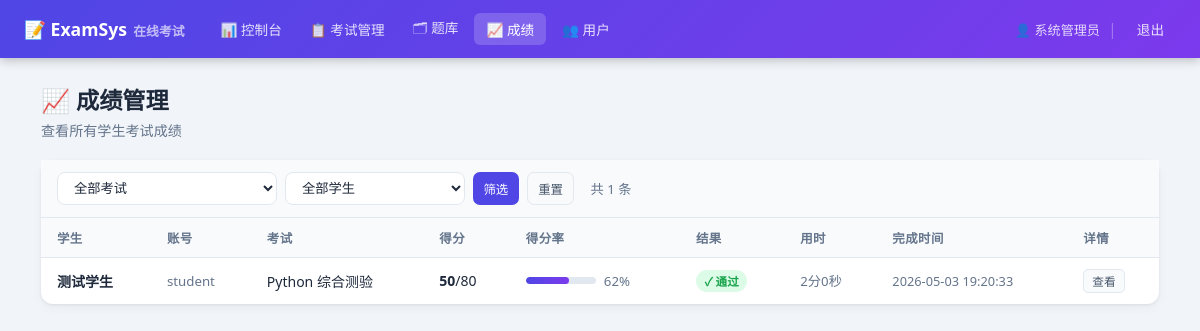
Page /admin/records (signed in) on the committed database.
### tables this page shows
CREATE TABLE exam_records (
        id          INTEGER PRIMARY KEY AUTOINCREMENT,
        exam_id     INTEGER NOT NULL,
        user_id     INTEGER NOT NULL,
        answers     TEXT,
        score       INTEGER DEFAULT 0,
        total       INTEGER DEFAULT 0,
        passed      INTEGER DEFAULT 0,
        started_at  TEXT DEFAULT (datetime('now','localtime')),
        finished_at TEXT,
        time_used   INTEGER DEFAULT 0,
        FOREIGN KEY(exam_id) REFERENCES exams(id),
        FOREIGN KEY(user_id) REFERENCES users(id)
    );

CREATE TABLE users (
        id         INTEGER PRIMARY KEY AUTOINCREMENT,
        username   TEXT UNIQUE NOT NULL,
        password   TEXT NOT NULL,
        role       TEXT NOT NULL DEFAULT 'student',
        name       TEXT,
        created_at TEXT DEFAULT (datetime('now','localtime'))
    );

CREATE TABLE exams (
        id          INTEGER PRIMARY KEY AUTOINCREMENT,
        title       TEXT NOT NULL,
        description TEXT,
        duration    INTEGER DEFAULT 60,
        pass_score  INTEGER DEFAULT 60,
        shuffle     INTEGER DEFAULT 1,
        status      TEXT DEFAULT 'draft',
        created_by  INTEGER,
        created_at  TEXT DEFAULT (datetime('now','localtime')),
        FOREIGN KEY(created_by) REFERENCES users(id)
    );

### app.py (the view)
@app.route('/admin/records')
@admin_required
def admin_records():
    db      = get_db()
    exam_id = request.args.get('exam_id', type=int)
    uid     = request.args.get('user_id', type=int)
    q = ("SELECT er.*,u.name uname,u.username,e.title etitle,e.pass_score "
         "FROM exam_records er JOIN users u ON er.user_id=u.id "
         "JOIN exams e ON er.exam_id=e.id WHERE er.finished_at IS NOT NULL ")
    params = []
    if exam_id: q+="AND er.exam_id=? "; params.append(exam_id)
    if uid:     q+="AND er.user_id=? "; params.append(uid)
    q += "ORDER BY er.finished_at DESC"
    records = db.execute(q, params).fetchall()
    exams   = db.execute("SELECT id,title FROM exams ORDER BY title").fetchall()
    users   = db.execute("SELECT id,name,username FROM users WHERE role='student' ORDER BY name").fetchall()
    return render_template('admin_records.html', records=records, exams=exams,
                           users=users, sel_exam=exam_id, sel_user=uid)

### app.py (called while the page is built)
def get_db():
    if 'db' not in g:
        g.db = sqlite3.connect(DB_PATH)
        g.db.row_factory = sqlite3.Row
        g.db.execute("PRAGMA journal_mode=WAL")
    return g.db

def login_required(f):
    @wraps(f)
    def d(*a,**kw):
        if 'user_id' not in session:
            flash('请先登录','warning'); return redirect(url_for('login'))
        return f(*a,**kw)
    return d

def admin_required(f):
    @wraps(f)
    def d(*a,**kw):
        if session.get('role') != 'admin':
            flash('权限不足','danger'); return redirect(url_for('index'))
        return f(*a,**kw)
    return login_required(d)

### templates/admin_records.html (shortened to what this page needs)
{% extends 'base.html' %}
{% block content %}
<div class="ph"><div><h1>📈 成绩管理</h1><p>查看所有学生考试成绩</p></div></div>
<div class="card">
  <div class="search-bar">
    <form method="GET" class="flex gap1 fw" style="width:100%">
      <select name="exam_id" class="fc" style="max-width:220px">
        <option value="">全部考试</option>
      </select>
      <select name="user_id" class="fc" style="max-width:180px">
        <option value="">全部学生</option>
      </select>
      <button type="submit" class="btn bp btn-sm">筛选</button>
      <a href="{{ url_for('admin_records') }}" class="btn bsec btn-sm">重置</a>
      <span class="muted" style="margin-left:.5rem;align-self:center">共 {{ records|length }} 条</span>
    </form>
  </div>
  <div class="tw">
    <table>
      <thead><tr><th>学生</th><th>账号</th><th>考试</th><th>得分</th><th>得分率</th><th>结果</th><th>用时</th><th>完成时间</th><th>详情</th></tr></thead>
      <tbody>
        {% for r in records %}
        {% set pct = (r.score/r.total*100)|int if r.total else 0 %}
        <tr>
          <td><strong>{{ r.uname }}</strong></td>
          <td class="muted">{{ r.username }}</td>
          <td>{{ r.etitle }}</td>
          <td><strong>{{ r.score }}</strong>/{{ r.total }}</td>
          <td>
            <div class="flex aic gap1">
              <div class="pbar" style="width:70px"><div class="pfill" style="width:{{ pct }}%"></div></div>
              <span class="muted">{{ pct }}%</span>
            </div>
          </td>
          <td>{% if r.passed %}<span class="badge bv-g">✓ 通过</span>{% else %}<span class="badge bv-r">✗ 未通过</span>{% endif %}</td>
          <td class="muted">{{ r.time_used//60 }}分{{ r.time_used%60 }}秒</td>
          <td class="muted" style="font-size:.8rem">{{ r.finished_at }}</td>
          <td><a href="{{ url_for('admin_record_detail', rid=r.id) }}" class="btn bsec btn-xs">查看</a></td>
        </tr>
        {% else %}
        <tr><td colspan="9" class="empty" style="padding:2.5rem">暂无成绩记录</td></tr>
        {% endfor %}
      </tbody>
    </table>
  </div>
</div>
{% endblock %}

### templates/base.html (style rules this page uses)
* { box-sizing:border-box;margin:0;padding:0 }
:root { --pri:#4f46e5;--pri2:#7c3aed;--ok:#16a34a;--err:#dc2626;--warn:#d97706;--info:#2563eb; --bg:#f1f5f9;--card:#fff;--border:#e2e8f0;--text:#1e293b;--muted:#64748b;--light:#f8fafc }
body { font-family:'Segoe UI',system-ui,sans-serif;background:var(--bg);color:var(--text);min-height:100vh }
a { color:var(--pri);text-decoration:none }
.ph { display:flex;align-items:flex-start;justify-content:space-between;gap:1rem; margin-bottom:1.25rem;flex-wrap:wrap }
.ph h1 { font-size:1.45rem;color:var(--text);display:flex;align-items:center;gap:.45rem }
.ph p { color:var(--muted);font-size:.88rem;margin-top:.25rem }
.card { background:var(--card);border-radius:12px; box-shadow:0 1px 3px rgba(0,0,0,.07),0 4px 12px rgba(0,0,0,.04);margin-bottom:1.25rem }
.tw { overflow-x:auto }
table { width:100%;border-collapse:collapse }
th,td { padding:.65rem 1rem;text-align:left;border-bottom:1px solid var(--border);font-size:.875rem }
th { background:var(--light);font-weight:600;color:var(--muted);font-size:.78rem; text-transform:uppercase;letter-spacing:.4px;white-space:nowrap }
tr:last-child td { border-bottom:none }
.fc { width:100%;padding:.6rem .85rem;border:1.5px solid var(--border);border-radius:8px; font-size:.88rem;transition:border-color .2s,box-shadow .2s;background:#fff;color:var(--text) }
select.fc { cursor:pointer }
.btn { display:inline-flex;align-items:center;gap:.3rem;padding:.45rem 1rem;border-radius:7px; font-size:.83rem;font-weight:500;cursor:pointer;border:none;transition:all .18s; white-space:nowrap;text-decoration:none!important }
.bp { background:var(--pri);color:#fff }
.bsec { background:var(--light);color:#475569;border:1px solid var(--border) }
.btn-sm { padding:.28rem .65rem;font-size:.78rem }
.btn-xs { padding:.18rem .5rem;font-size:.73rem;border-radius:5px }
.badge { display:inline-flex;align-items:center;padding:.18rem .55rem;border-radius:20px; font-size:.72rem;font-weight:600;white-space:nowrap }
.bv-g { background:#dcfce7;color:var(--ok) }
.pbar { height:7px;background:var(--border);border-radius:999px;overflow:hidden;margin:.35rem 0 }
.pfill { height:100%;border-radius:999px;background:linear-gradient(90deg,var(--pri),var(--pri2)) }
.flex { display:flex }
.gap1 { gap:.5rem }
.aic { align-items:center }
.fw { flex-wrap:wrap }
.muted { color:var(--muted);font-size:.83rem }
.search-bar { display:flex;gap:.5rem;align-items:center;flex-wrap:wrap;padding:.75rem 1rem; background:var(--light);border-bottom:1px solid var(--border) }
.search-bar .fc { padding:.45rem .75rem;font-size:.83rem }

### rows in the picture
exam_records: uname "测试学生", username "student", etitle "Python 综合测验", score "50", total "80", pct "62", passed "✓ 通过", time_used "2", r.time_used%60 "0", finished_at "2026-05-03 19:20:33"

### other values in the picture
{{ session.name }} "系统管理员"
{{ records|length }} "1"
